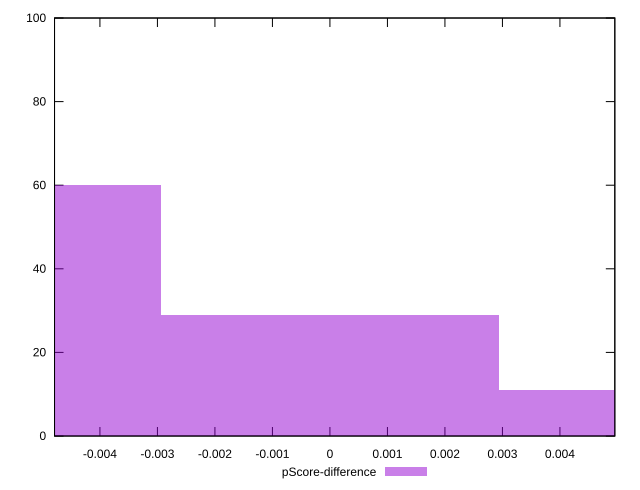

gnuplot code for this plot:
reset

$pScoreDifference <<EOF
0.005867360635917013 11
-0.005867360635917013 60
0 29
EOF

set key outside below
set boxwidth 0.005867360635917013
set xrange [-0.004789358104823449:0.0049546038345720245]
set yrange [0:100]
set trange [0:100]
set style fill transparent solid 0.5 noborder
set terminal svg size 640, 490 enhanced background rgb 'white'
set output "reports/report_00033_2021-03-01T14-23-16.841Z/first-meaningful-paint/samples/astro-cached/pScore-difference/histogram.svg"

plot $pScoreDifference title "pScore-difference" with boxes

reset
